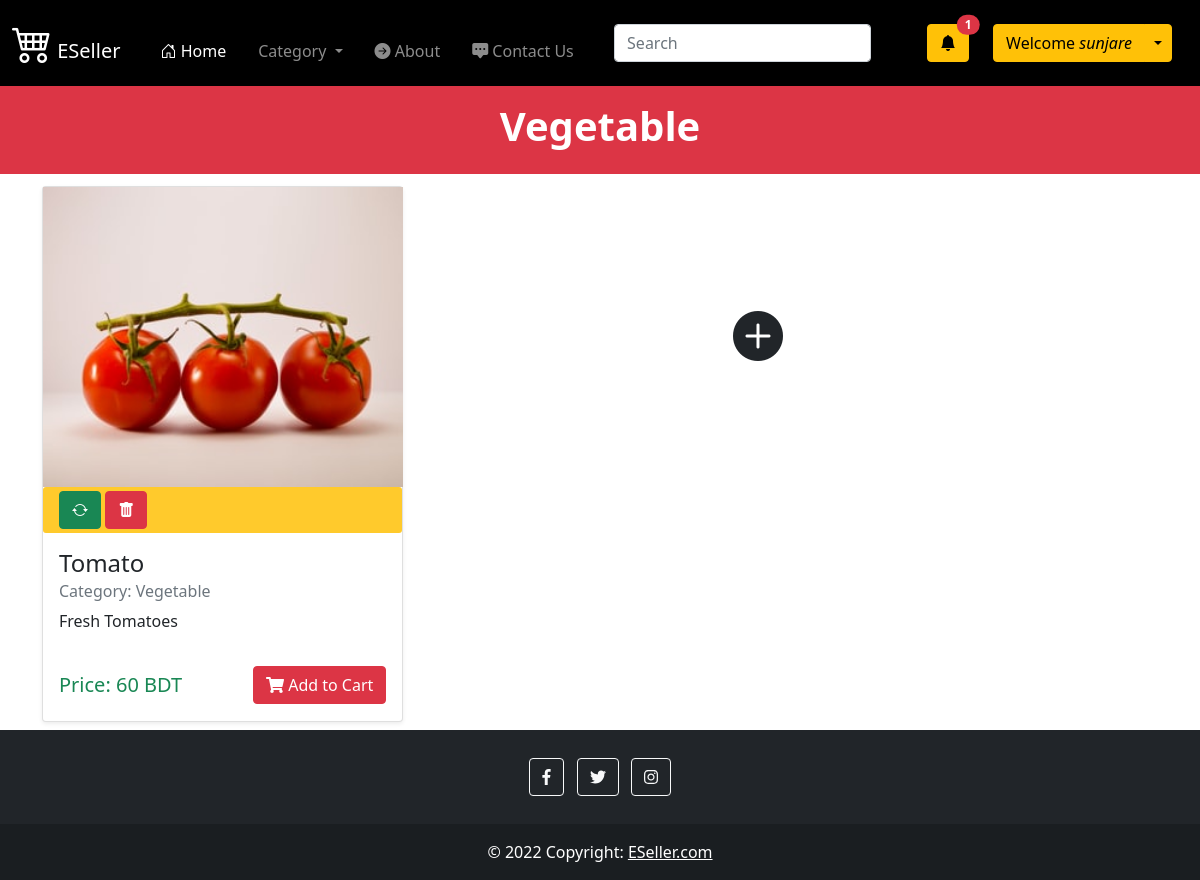
The page /vegetable (signed in) on the database its author committed.
### home/models.py (models this page shows, shortened)
class Product(models.Model):
    product_id = models.AutoField(primary_key=True)
    product_name = models.CharField(max_length=100)
    category = models.CharField(max_length=100)
    price = models.IntegerField()
    description = models.CharField(max_length=400)
    pub_date = models.DateField()
    image = models.ImageField(upload_to="static")

### home/views.py (the view)
# urls.py: path("vegetable", views.vegetable, name='vegetable'),
def vegetable(request):
    product = Product.objects.all()
    n = Product.objects.filter(category="Vegetable").count()
    params = {'product': product, 'range':range(1,n),'n':n}
    return render(request,'vegetable.html',params)

### templates/vegetable.html (shortened to what this page needs)
{% extends 'base.html' %} {% block title %} Vegetable {% endblock title %}
{% block body %}
<div class="p-3 mb-1 bg-danger text-white text-center my-0">
    <h1><b>Vegetable</b></h1>
</div>
{% if n > 0 %}
<div class="album py-2 bg-gradient">
    <div class="container">
        <div class="row row-cols-1 row-cols-sm-2 row-cols-md-3 g-3">
            {% for i in product %}
            {% if i.category == "Vegetable" %}
            <div class="col">
                <div class="card shadow-sm">
                    <img src="{{i.image}}" width="360px" height="300px" />
                    {%if user.is_superuser%}
                    <div class=" container d-grid gap-5 d-md-block   py-1"
                        style="background-color: #FFCA2C; border-radius: 3px; border-color: black;">
                        <button type="button" class="btn btn-success" data-bs-toggle="modal"
                            data-bs-target="#updateModal-{{ forloop.counter }}">
                            <i class="bi bi-arrow-repeat"></i>
                        </button>
                        <button type="button" class="btn btn-danger" data-bs-toggle="modal"
                            data-bs-target="#DeleteModal-{{ forloop.counter }}">
                            <i class="bi bi-trash-fill"></i>
                        </button>
                    </div>
                    {% endif %}
                    <div class="card-body">
                        <h4 class="card-title">{{ i.product_name}}</h4>
                        <h6 class="card-subtitle mb-2 text-muted">
                            Category: {{i.category}}
                        </h6>
                        <p class="card-text">{{i.description}}</p>
                        <div class="buy d-flex justify-content-between align-items-center">
                            <div class="price text-success">
                                <h5 class="mt-4">Price: {{i.price}} BDT</h5>
                            </div>
                            <a href="#" class="btn btn-danger mt-3"><i class="fas fa-shopping-cart"></i> Add to Cart</a>
                        </div>
                    </div>
                </div>
            </div>
            {% endif %}
            {% endfor %}
            {%if user.is_superuser%}
            <div class="container-fluid bg-gradient mb-5 ">
                <button type="button" class="btn  ms-0" style="width: 300px; height: 300px;" data-bs-toggle="modal"
                    data-bs-target="#exampleModal">
                    <i class="bi bi-plus-circle-fill" style='font-size:50px;'></i>
                </button>
            </div>
            {%endif%}
        </div>
    </div>
</div>
{% endif %}
{% endblock body %}

### templates/base.html (shortened to what this page needs)
<!DOCTYPE html>
<html lang="en">
{% load static %}
<head>
  <link href="https://cdn.jsdelivr.net/npm/bootstrap@5.1.3/dist/css/bootstrap.min.css" rel="stylesheet"
 />
  <link rel="stylesheet" href="https://cdn.jsdelivr.net/npm/bootstrap-icons@1.7.2/font/bootstrap-icons.css" />
</head>
<body>
  <nav class="navbar navbar-expand-lg navbar-dark" style="background-color: #000000;">
    <div class="container-fluid">
      <a class="navbar-brand" href="/">
        <i class="bi bi-cart4" style="font-size: 40px"></i>
        ESeller
      </a>
      <div class="collapse navbar-collapse" id="navbarSupportedContent">
        <ul class="navbar-nav me-auto mb-2 mb-lg-0">
          <li class="nav-item ms-3">
            <a class="nav-link active mt-3" aria-current="page" href="/">
              <i class="bi bi-house-door"></i> Home</a>
          </li>
          <li class="nav-item dropdown ms-3">
            <a class="nav-link dropdown-toggle mt-3" href="#" id="navbarDropdown" role="button"
              data-bs-toggle="dropdown" aria-expanded="false">
              Category
            </a>
          </li>
          <li class="nav-item ms-3">
            <a class="nav-link mt-3" href="/about">
              <i class="bi bi-arrow-right-circle-fill"></i> About</a>
          </li>
          <li class="nav-item ms-3">
            <a class="nav-link mt-3" href="/contact">
              <i class="bi bi-chat-square-dots-fill"></i>
              Contact Us</a>
          </li>
        </ul>
        <form class="d-flex mb-3 mt-3 me-5">
          <input class="form-control me-2" type="search" placeholder="Search" aria-label="Search" />
        </form>
        {% if user.is_authenticated %}
        {% if user.is_superuser%}
        <button type="button" class="btn btn-warning position-relative me-4">
          <i class="bi bi-bell-fill"></i>
          <span class="position-absolute top-0 start-100 translate-middle badge rounded-pill bg-danger">
            1
          </span>
        </button>
        {% else %}
        <a type="button" class="btn btn-warning me-2" href="/cart"><i class="bi bi-bag-check-fill"></i> Cart(<b>{{number_of_product_in_cart}}</b>)</a>
        {% endif %}
        <div class="btn-group me-3">
          <button type="button" class="btn btn-warning">
            Welcome <i>{{request.user}}</i>
          </button>
          <button type="button" class="btn btn-warning dropdown-toggle dropdown-toggle-split" data-bs-toggle="dropdown"
            aria-expanded="false">
          </button>
        </div>
        {%endif%}
      </div>
    </div>
  </nav>
  {% block body %}{% endblock body %}
    <footer class="bg-dark text-center text-white last-part">
      <div class="container p-4 pb-0">
        <section class="mb-4">
          <a class="btn btn-outline-light btn-floating m-1" href="https://facebook.com/home" role="button"><i class="fab fa-facebook-f"></i></a>
          <a class="btn btn-outline-light btn-floating m-1" href="https://twitter.com" role="button"
            ><i class="fab fa-twitter"></i
          ></a>
          <a class="btn btn-outline-light btn-floating m-1" href="https://instagram.com" role="button"
            ><i class="fab fa-instagram"></i
          ></a>
        </section>
      </div>
      <div class="text-center p-3" style="background-color: rgba(0, 0, 0,0.2);">
        © 2022 Copyright:
        <a class="text-white" href="https://eseller.com">ESeller.com</a>
      </div>
    </footer>
</body>
</html>

### rows shown on the page
Product: image (picture), product_name "Tomato", category "Vegetable", description "Fresh Tomatoes", price "60"

### other values the page prints
{{ request.user }} "sunjare"
